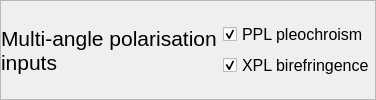
                 <widget class="QFrame" name="frame_5">
                  <property name="frameShape">
                   <enum>QFrame::StyledPanel</enum>
                  </property>
                  <property name="frameShadow">
                   <enum>QFrame::Raised</enum>
                  </property>
                  <layout class="QGridLayout" name="gridLayout_5">
                   <property name="leftMargin">
                    <number>0</number>
                   </property>
                   <property name="topMargin">
                    <number>0</number>
                   </property>
                   <property name="rightMargin">
                    <number>0</number>
                   </property>
                   <property name="bottomMargin">
                    <number>0</number>
                   </property>
                   <item row="0" column="0">
                    <layout class="QHBoxLayout" name="horizontalLayout_5">
                     <item>
                      <widget class="QLabel" name="label_3">
                       <property name="font">
                        <font>
                         <family>Arial</family>
                         <pointsize>16</pointsize>
                        </font>
                       </property>
                       <property name="text">
                        <string>Multi-angle polarisation inputs</string>
                       </property>
                       <property name="wordWrap">
                        <bool>true</bool>
                       </property>
                      </widget>
                     </item>
                     <item>
                      <layout class="QVBoxLayout" name="verticalLayout_2">
                       <item>
                        <widget class="QCheckBox" name="checkBox">
                         <property name="font">
                          <font>
                           <family>Arial</family>
                           <pointsize>12</pointsize>
                          </font>
                         </property>
                         <property name="autoFillBackground">
                          <bool>false</bool>
                         </property>
                         <property name="text">
                          <string>PPL pleochroism</string>
                         </property>
                         <property name="checked">
                          <bool>true</bool>
                         </property>
                        </widget>
                       </item>
                       <item>
                        <widget class="QCheckBox" name="checkBox_2">
                         <property name="font">
                          <font>
                           <family>Arial</family>
                           <pointsize>12</pointsize>
                          </font>
                         </property>
                         <property name="text">
                          <string>XPL birefringence</string>
                         </property>
                         <property name="checked">
                          <bool>true</bool>
                         </property>
                        </widget>
                       </item>
                      </layout>
                     </item>
                    </layout>
                   </item>
                  </layout>
                 </widget>
